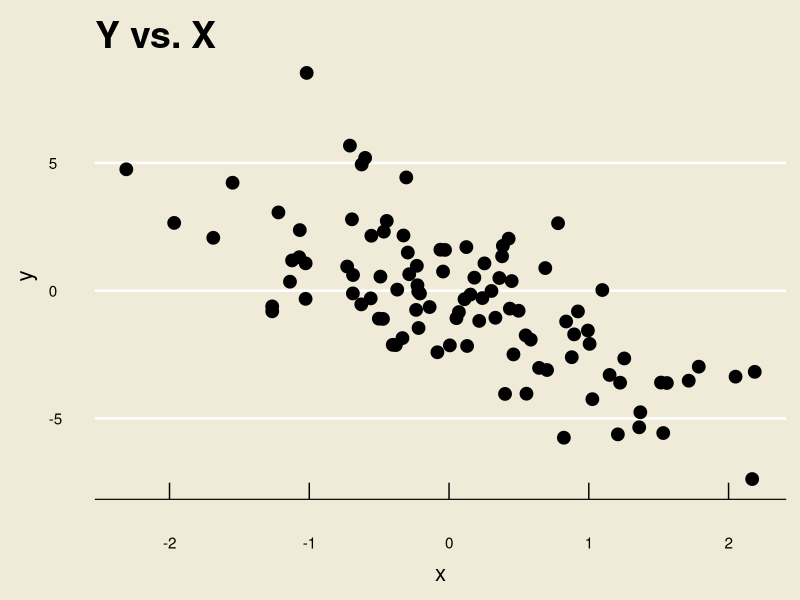
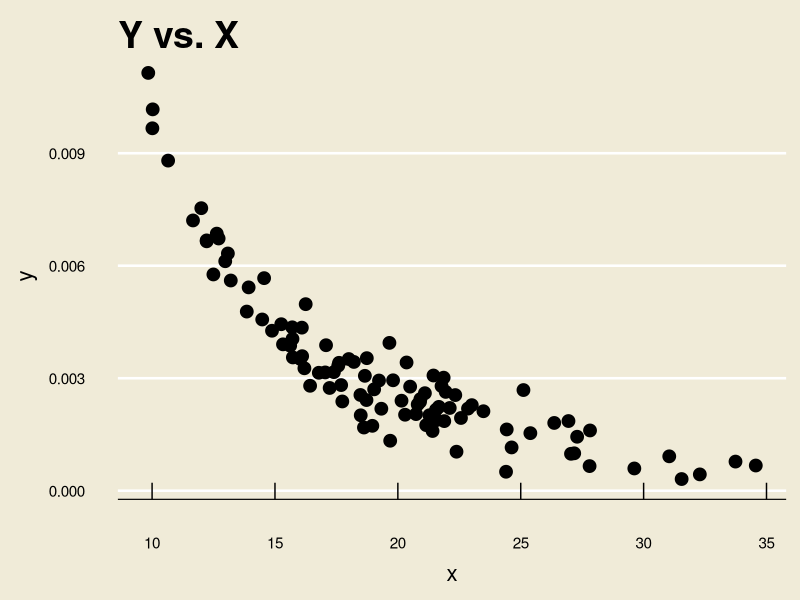
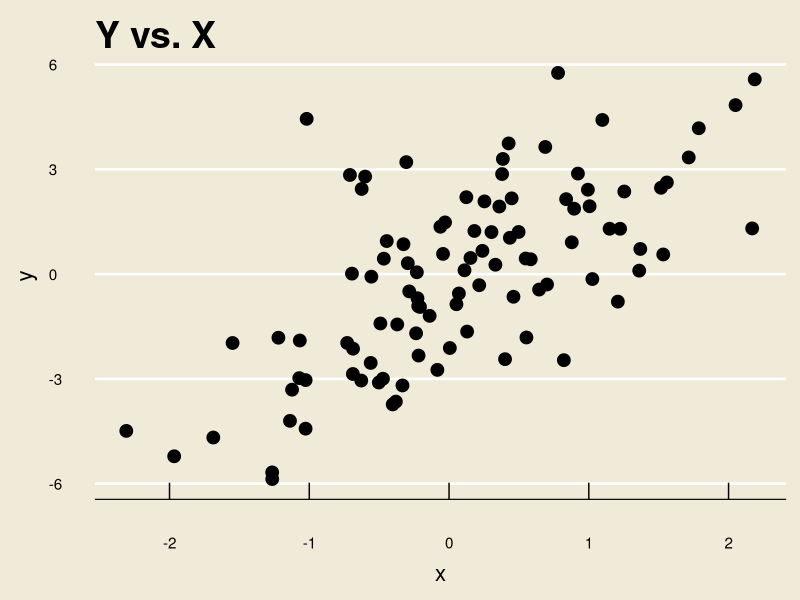
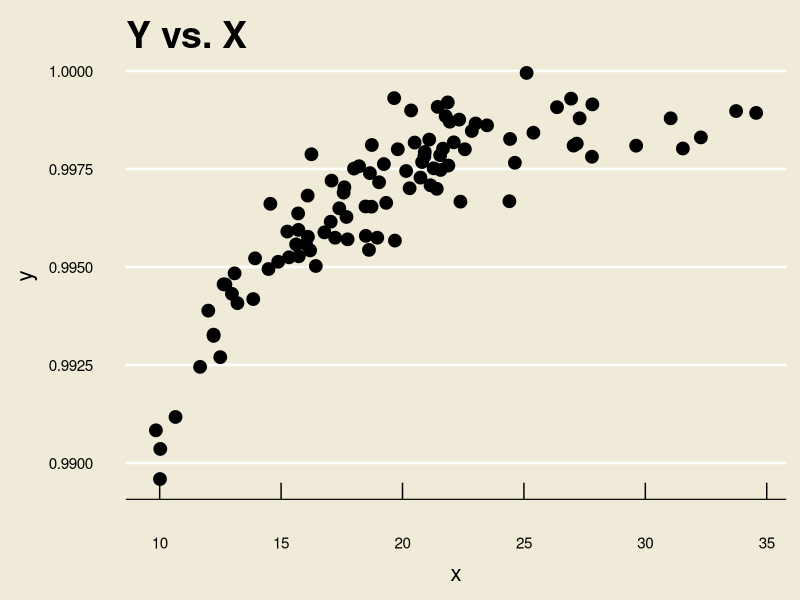
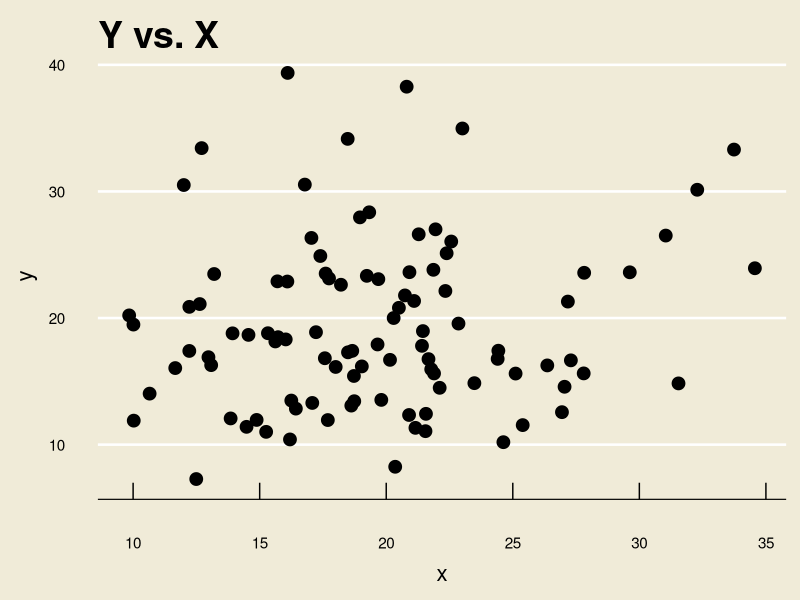
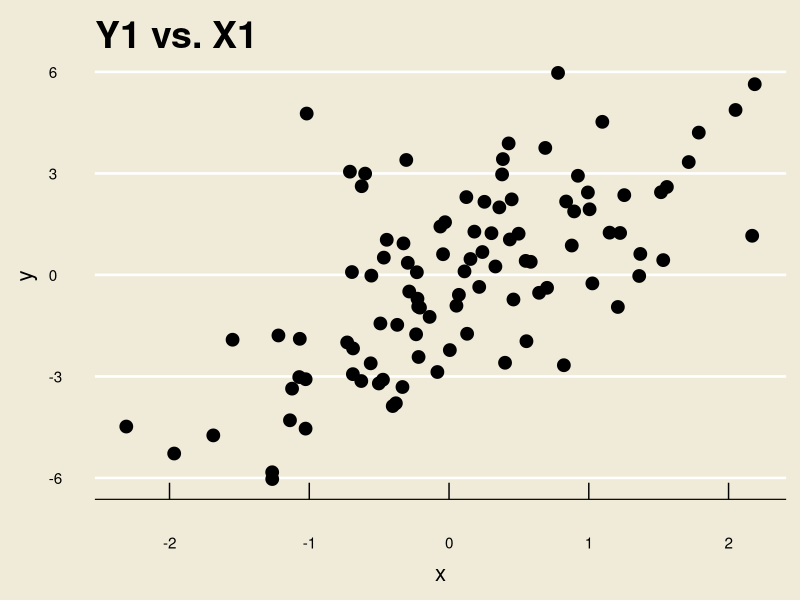
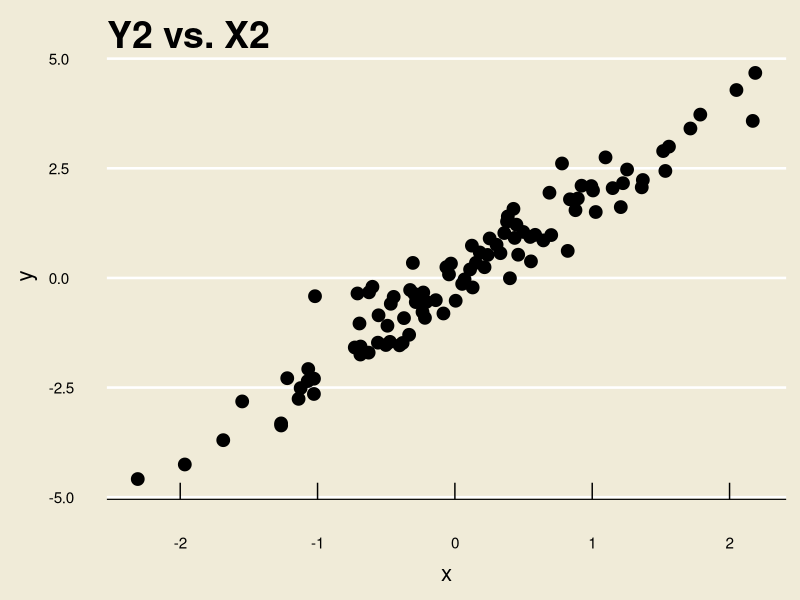
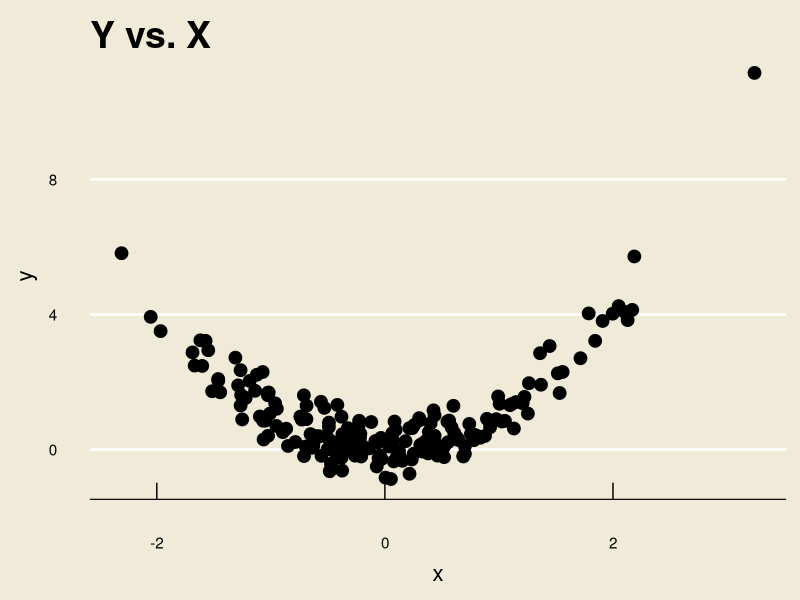

These charts were generated, in order, by the following R code:
## ---- chunk 1
library(tidyverse)
library(ggthemes)
## ---- chunk 2
set.seed(123)
x <- rnorm(100)
y <- -2 * x + rnorm(100, 0, 2)

data.frame(x, y) %>%
  ggplot(aes(x = x, y = y)) +
  geom_point(size = 4) +
  theme_economist(base_size = 24) +
  ggtitle("Y vs. X") +
  theme(panel.background = element_rect("#f0ebd8"),
        plot.background = element_rect(fill = "#f0ebd8"),
        axis.title.y = element_text(size = 16,
                                    margin = margin(
                                      t = 0, 
                                      r = 10,
                                      b = 0, 
                                      l = 0)),
        axis.title.x = element_text(size = 16,
                                    margin = margin(
                                      t = 10, 
                                      r = 0,
                                      b = 0, 
                                      l = 0)),
        title = element_text(size = 18)
  )
## ---- chunk 3
set.seed(123)
x <- rchisq(100, 20)
y <- (1 / x^2) + rnorm(100, 0, 0.0005)

data.frame(x, y) %>%
  ggplot(aes(x = x, y = y)) +
  geom_point(size = 4) +
  theme_economist(base_size = 24) +
  ggtitle("Y vs. X") +
  theme(panel.background = element_rect("#f0ebd8"),
        plot.background = element_rect(fill = "#f0ebd8"),
        axis.title.y = element_text(size = 16,
                                    margin = margin(
                                      t = 0, 
                                      r = 10,
                                      b = 0, 
                                      l = 0)),
        axis.title.x = element_text(size = 16,
                                    margin = margin(
                                      t = 10, 
                                      r = 0,
                                      b = 0, 
                                      l = 0)),
        title = element_text(size = 18)
  )
## ---- chunk 4
set.seed(123)
x <- rnorm(100)
y <- 2 * x + rnorm(100, 0, 2)

data.frame(x, y) %>%
  ggplot(aes(x = x, y = y)) +
  geom_point(size = 4) +
  theme_economist(base_size = 24) +
  ggtitle("Y vs. X") +
  theme(panel.background = element_rect("#f0ebd8"),
        plot.background = element_rect(fill = "#f0ebd8"),
        axis.title.y = element_text(size = 16,
                                    margin = margin(
                                      t = 0, 
                                      r = 10,
                                      b = 0, 
                                      l = 0)),
        axis.title.x = element_text(size = 16,
                                    margin = margin(
                                      t = 10, 
                                      r = 0,
                                      b = 0, 
                                      l = 0)),
        title = element_text(size = 18)
  )
## ---- chunk 5
set.seed(123)
x <- rchisq(100, 20)
y <- 1 - (1/x^2)  + rnorm(100, 0, 0.0007)

data.frame(x, y) %>%
  ggplot(aes(x = x, y = y)) +
  geom_point(size = 4) +
  theme_economist(base_size = 24) +
  ggtitle("Y vs. X") +
  theme(panel.background = element_rect("#f0ebd8"),
        plot.background = element_rect(fill = "#f0ebd8"),
        axis.title.y = element_text(size = 16,
                                    margin = margin(
                                      t = 0, 
                                      r = 10,
                                      b = 0, 
                                      l = 0)),
        axis.title.x = element_text(size = 16,
                                    margin = margin(
                                      t = 10, 
                                      r = 0,
                                      b = 0, 
                                      l = 0)),
        title = element_text(size = 18)
  )
## ---- chunk 6
set.seed(123)
x <- rchisq(100, 20)
y <- rchisq(100, 20)

data.frame(x, y) %>%
  ggplot(aes(x = x, y = y)) +
  geom_point(size = 4) +
  theme_economist(base_size = 24) +
  ggtitle("Y vs. X") +
  theme(panel.background = element_rect("#f0ebd8"),
        plot.background = element_rect(fill = "#f0ebd8"),
        axis.title.y = element_text(size = 16,
                                    margin = margin(
                                      t = 0, 
                                      r = 10,
                                      b = 0, 
                                      l = 0)),
        axis.title.x = element_text(size = 16,
                                    margin = margin(
                                      t = 10, 
                                      r = 0,
                                      b = 0, 
                                      l = 0)),
        title = element_text(size = 18)
  )
## ---- chunk 7
set.seed(123)
x <- rnorm(100)
y <- 2 * x + rnorm(100, 0, 2.1)

data.frame(x, y) %>%
  ggplot(aes(x = x, y = y)) +
  geom_point(size = 4) +
  theme_economist(base_size = 24) +
  ggtitle("Y1 vs. X1") +
  theme(panel.background = element_rect("#f0ebd8"),
        plot.background = element_rect(fill = "#f0ebd8"),
        axis.title.y = element_text(size = 16,
                                    margin = margin(
                                      t = 0, 
                                      r = 10,
                                      b = 0, 
                                      l = 0)),
        axis.title.x = element_text(size = 16,
                                    margin = margin(
                                      t = 10, 
                                      r = 0,
                                      b = 0, 
                                      l = 0)),
        title = element_text(size = 18)
  )
## ---- chunk 8
set.seed(123)
x <- rnorm(100)
y <- 2 * x + rnorm(100, 0, 0.5)

data.frame(x, y) %>%
  ggplot(aes(x = x, y = y)) +
  geom_point(size = 4) +
  theme_economist(base_size = 24) +
  ggtitle("Y2 vs. X2") +
  theme(panel.background = element_rect("#f0ebd8"),
        plot.background = element_rect(fill = "#f0ebd8"),
        axis.title.y = element_text(size = 16,
                                    margin = margin(
                                      t = 0, 
                                      r = 10,
                                      b = 0, 
                                      l = 0)),
        axis.title.x = element_text(size = 16,
                                    margin = margin(
                                      t = 10, 
                                      r = 0,
                                      b = 0, 
                                      l = 0)),
        title = element_text(size = 18)
  )
## ---- chunk 9
set.seed(123)
x <- rnorm(200)
y <- x^2 + rnorm(100, 0, 0.5)

data.frame(x, y) %>%
  ggplot(aes(x = x, y = y)) +
  geom_point(size = 4) +
  theme_economist(base_size = 24) +
  ggtitle("Y vs. X") +
  theme(panel.background = element_rect("#f0ebd8"),
        plot.background = element_rect(fill = "#f0ebd8"),
        axis.title.y = element_text(size = 16,
                                    margin = margin(
                                      t = 0, 
                                      r = 10,
                                      b = 0, 
                                      l = 0)),
        axis.title.x = element_text(size = 16,
                                    margin = margin(
                                      t = 10, 
                                      r = 0,
                                      b = 0, 
                                      l = 0)),
        title = element_text(size = 18)
  )
## ---- chunk 10
x <- c(1, 2, 3)
y1 <- c(1, 2, 3)
y2 <- c(1, 3, 5)

data.frame(x, y1) %>%
  ggplot(aes(x = x, y = y1)) +
  geom_point(size = 4) +
  theme_economist(base_size = 24) +
  ggtitle("Y1 vs. X") +
  theme(panel.background = element_rect("#f0ebd8"),
        plot.background = element_rect(fill = "#f0ebd8"),
        axis.title.y = element_text(size = 16,
                                    margin = margin(
                                      t = 0, 
                                      r = 10,
                                      b = 0, 
                                      l = 0)),
        axis.title.x = element_text(size = 16,
                                    margin = margin(
                                      t = 10, 
                                      r = 0,
                                      b = 0, 
                                      l = 0)),
        title = element_text(size = 18)
  ) +
  ylim(c(1, 5))
## ---- chunk 11
x <- c(1, 2, 3)
y1 <- c(1, 2, 3)
y2 <- c(1, 3, 5)

data.frame(x, y1) %>%
  ggplot(aes(x = x, y = y2)) +
  geom_point(size = 4) +
  theme_economist(base_size = 24) +
  ggtitle("Y2 vs. X") +
  theme(panel.background = element_rect("#f0ebd8"),
        plot.background = element_rect(fill = "#f0ebd8"),
        axis.title.y = element_text(size = 16,
                                    margin = margin(
                                      t = 0, 
                                      r = 10,
                                      b = 0, 
                                      l = 0)),
        axis.title.x = element_text(size = 16,
                                    margin = margin(
                                      t = 10, 
                                      r = 0,
                                      b = 0, 
                                      l = 0)),
        title = element_text(size = 18)
  ) +
  ylim(c(1, 5))
## ---- chunk 12
set.seed(123)

x <- rnorm(100, 180, 10)
y <- x + rnorm(100, 0, 4)

data.frame(x, y) %>%
  ggplot(aes(x = x, y = y)) +
  geom_point(size = 4) +
  theme_economist(base_size = 24) +
  ggtitle("Weight vs. Height") +
  theme(panel.background = element_rect("#f0ebd8"),
        plot.background = element_rect(fill = "#f0ebd8"),
        axis.title.y = element_text(size = 16,
                                    margin = margin(
                                      t = 0, 
                                      r = 10,
                                      b = 0, 
                                      l = 0)),
        axis.title.x = element_text(size = 16,
                                    margin = margin(
                                      t = 10, 
                                      r = 0,
                                      b = 0, 
                                      l = 0)),
        title = element_text(size = 18)
  ) +
  ylab("weight (lbs)") +
  xlab("height (cm)")
## ---- chunk 13
set.seed(123)

x <- rnorm(100, 180, 10)
y <- x + rnorm(100, 0, 4)

data.frame(x, y) %>%
  ggplot(aes(x = x, y = y)) +
  geom_point(size = 4) +
  theme_economist(base_size = 24) +
  ggtitle("Weight vs. Height") +
  theme(panel.background = element_rect("#f0ebd8"),
        plot.background = element_rect(fill = "#f0ebd8"),
        axis.title.y = element_text(size = 16,
                                    margin = margin(
                                      t = 0, 
                                      r = 10,
                                      b = 0, 
                                      l = 0)),
        axis.title.x = element_text(size = 16,
                                    margin = margin(
                                      t = 10, 
                                      r = 0,
                                      b = 0, 
                                      l = 0)),
        title = element_text(size = 18)
  ) +
  ylab("weight (lbs)") +
  xlab("height (cm)")
## ---- chunk 14
set.seed(123)

data.frame(x, y) %>%
  ggplot(aes(x = x, y = y)) +
  geom_point(size = 4) +
  theme_economist(base_size = 24) +
  ggtitle("Weight vs. Height") +
  theme(panel.background = element_rect("#f0ebd8"),
        plot.background = element_rect(fill = "#f0ebd8"),
        axis.title.y = element_text(size = 16,
                                    margin = margin(
                                      t = 0, 
                                      r = 10,
                                      b = 0, 
                                      l = 0)),
        axis.title.x = element_text(size = 16,
                                    margin = margin(
                                      t = 10, 
                                      r = 0,
                                      b = 0, 
                                      l = 0)),
        title = element_text(size = 18)
  ) +
  ylab("weight (lbs)") +
  xlab("height (cm)") +
  geom_abline(slope = 1, intercept = 0, col = "red", linewidth = 1, linetype = "dotted") +
  geom_smooth(method = "lm", se = FALSE, col = "blue", linewidth = 1)
## ---- chunk 15
set.seed(123)
z <- rnorm(100)
w <- -2 * z + rnorm(100, 0, 2)

data.frame(z, w) %>%
  ggplot(aes(x = z, y = w)) +
  geom_point(size = 4) +
  theme_economist(base_size = 24) +
  ggtitle("Y vs. X") +
  theme(panel.background = element_rect("#f0ebd8"),
        plot.background = element_rect(fill = "#f0ebd8"),
        axis.title.y = element_text(size = 16,
                                    margin = margin(
                                      t = 0, 
                                      r = 10,
                                      b = 0, 
                                      l = 0)),
        axis.title.x = element_text(size = 16,
                                    margin = margin(
                                      t = 10, 
                                      r = 0,
                                      b = 0, 
                                      l = 0)),
        title = element_text(size = 18)
  )
## ---- chunk 16
set.seed(123)
z <- rnorm(100)
w <- -2 * z + rnorm(100, 0, 2)

data.frame(z, w) %>%
  ggplot(aes(x = z, y = w)) +
  geom_point(size = 4) +
  theme_economist(base_size = 24) +
  ggtitle("Y vs. X") +
  theme(panel.background = element_rect("#f0ebd8"),
        plot.background = element_rect(fill = "#f0ebd8"),
        axis.title.y = element_text(size = 16,
                                    margin = margin(
                                      t = 0, 
                                      r = 10,
                                      b = 0, 
                                      l = 0)),
        axis.title.x = element_text(size = 16,
                                    margin = margin(
                                      t = 10, 
                                      r = 0,
                                      b = 0, 
                                      l = 0)),
        title = element_text(size = 18)
  ) +
  geom_smooth(method = "lm", se = FALSE, linewidth = 2)

fit10 <- lm(w ~ z)
## ---- chunk 17
set.seed(123)

data.frame(x, y) %>%
  ggplot(aes(x = x, y = y)) +
  geom_point(size = 4) +
  theme_economist(base_size = 24) +
  ggtitle("Weight vs. Height") +
  theme(panel.background = element_rect("#f0ebd8"),
        plot.background = element_rect(fill = "#f0ebd8"),
        axis.title.y = element_text(size = 16,
                                    margin = margin(
                                      t = 0, 
                                      r = 10,
                                      b = 0, 
                                      l = 0)),
        axis.title.x = element_text(size = 16,
                                    margin = margin(
                                      t = 10, 
                                      r = 0,
                                      b = 0, 
                                      l = 0)),
        title = element_text(size = 18)
  ) +
  ylab("weight (lbs)") +
  xlab("height (cm)") 
## ---- chunk 18
set.seed(123)

data.frame(x, y) %>%
  ggplot(aes(x = x, y = y)) +
  geom_point(size = 4) +
  theme_economist(base_size = 24) +
  ggtitle("Weight vs. Height") +
  theme(panel.background = element_rect("#f0ebd8"),
        plot.background = element_rect(fill = "#f0ebd8"),
        axis.title.y = element_text(size = 16,
                                    margin = margin(
                                      t = 0, 
                                      r = 10,
                                      b = 0, 
                                      l = 0)),
        axis.title.x = element_text(size = 16,
                                    margin = margin(
                                      t = 10, 
                                      r = 0,
                                      b = 0, 
                                      l = 0)),
        title = element_text(size = 18)
  ) +
  ylab("weight (lbs)") +
  xlab("height (cm)") +
  geom_smooth(method = "lm", se = F, col = "blue", linewidth = 1)

hw1 <- lm(y ~ x)
## ---- chunk 19
set.seed(123)

data.frame(x, y) %>%
  ggplot(aes(x = x, y = y)) +
  geom_point(size = 4) +
  theme_economist(base_size = 24) +
  ggtitle("Weight vs. Height") +
  theme(panel.background = element_rect("#f0ebd8"),
        plot.background = element_rect(fill = "#f0ebd8"),
        axis.title.y = element_text(size = 16,
                                    margin = margin(
                                      t = 0, 
                                      r = 10,
                                      b = 0, 
                                      l = 0)),
        axis.title.x = element_text(size = 16,
                                    margin = margin(
                                      t = 10, 
                                      r = 0,
                                      b = 0, 
                                      l = 0)),
        title = element_text(size = 18)
  ) +
  ylab("weight (lbs)") +
  xlab("height (cm)") +
  geom_smooth(method = "lm", se = F, col = "blue", linewidth = 1) +
  geom_abline(slope = 1, col = "red", linewidth = 1)

hw1 <- lm(y ~ x)
## ---- chunk 20
set.seed(123)

data.frame(x = c(3, 7, 8), y = c(20, 14, 17)) %>%
  ggplot(aes(x = x, y = y)) +
  geom_point(size = 4) +
  theme_economist(base_size = 24) +
  ggtitle("Y vs. X") +
  theme(panel.background = element_rect("#f0ebd8"),
        plot.background = element_rect(fill = "#f0ebd8"),
        axis.title.y = element_text(size = 16,
                                    margin = margin(
                                      t = 0, 
                                      r = 10,
                                      b = 0, 
                                      l = 0)),
        axis.title.x = element_text(size = 16,
                                    margin = margin(
                                      t = 10, 
                                      r = 0,
                                      b = 0, 
                                      l = 0)),
        title = element_text(size = 18)
  ) +
  ylab("y") +
  xlab("x") +
  geom_smooth(method = "lm", se = F, col = "blue", linewidth = 1) 

hw1 <- lm(y ~ x)
